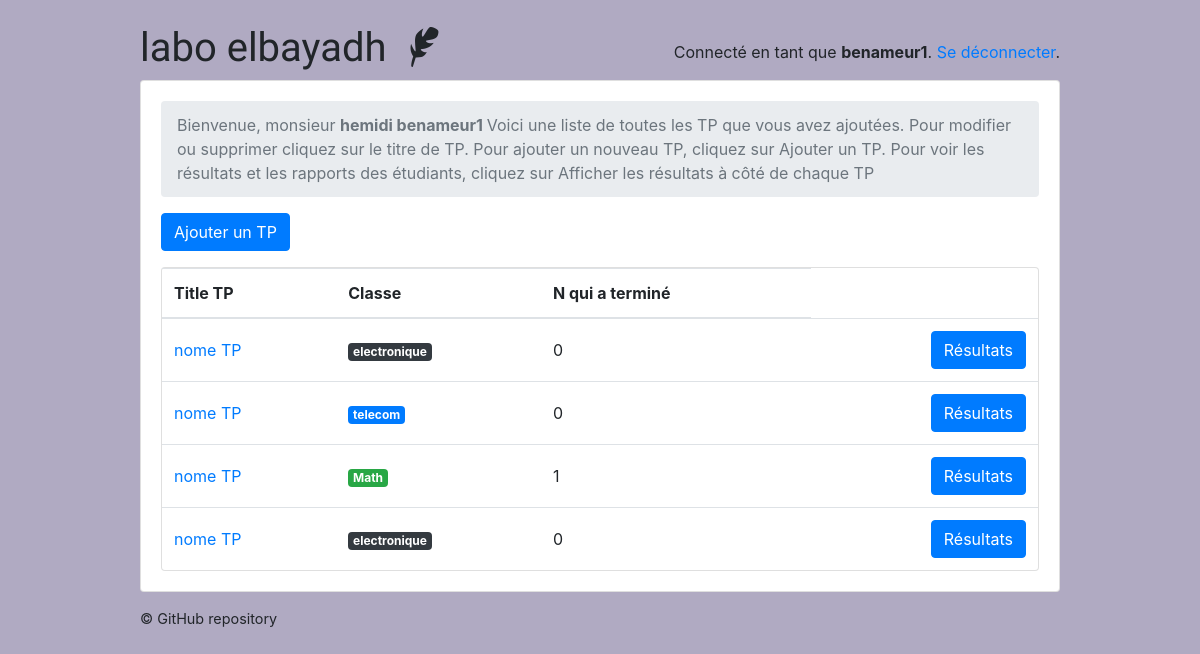
Before: /teachers/ (signed in) with the older database file.
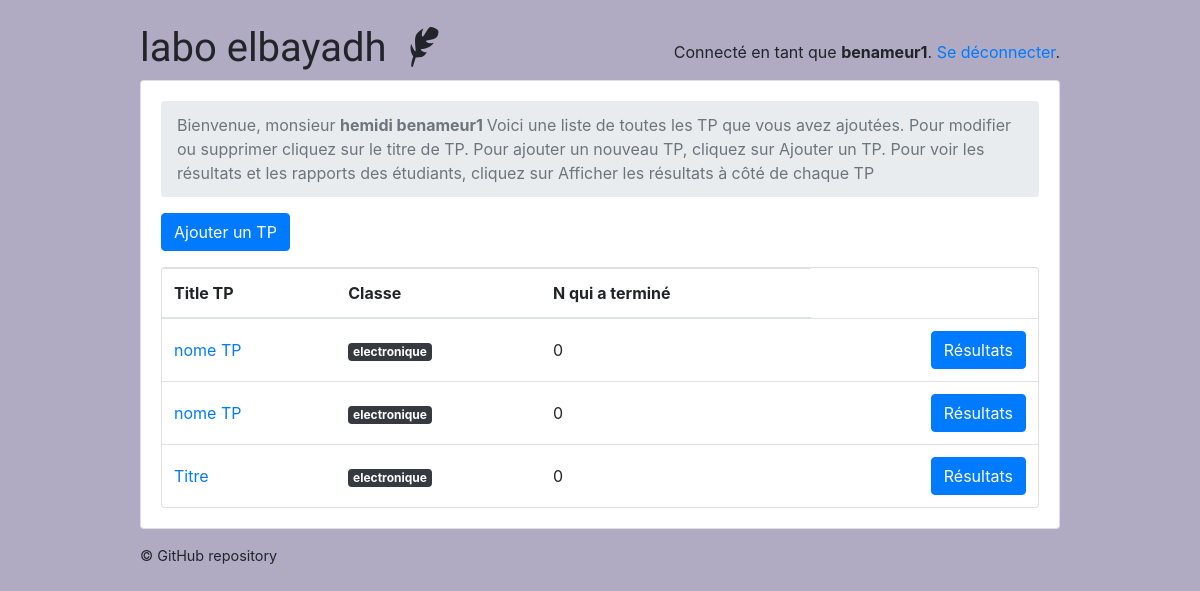
After: the same page with the newer database file.
### classroom/models.py (models this page shows, shortened)
class User(AbstractUser):
    is_student = models.BooleanField(default=False)
    is_teacher = models.BooleanField(default=False)
    date_of_birth = models.DateField(default='11/11/2111')
    EQUIRED_FIELDS = ['date_of_birth']

class Quiz(models.Model):
    owner = models.ForeignKey(User, on_delete=models.CASCADE, related_name='quizzes')
    name = models.CharField(max_length=255 , default='Titre' , verbose_name= 'Titre TP',)
    subject = models.ForeignKey(Subject, on_delete=models.CASCADE, related_name='quizzes', verbose_name= 'les filières',)
    type_tp_posible = (
        ('redressement et filtrage ', 'redressement et filtrage '),
        ('filtrage RC', 'filtrage RC'),
    )
    type_tp = models.CharField(max_length=500 ,choices=type_tp_posible , verbose_name= 'Type de circuit électrique')
    description = models.TextField( max_length=500 , verbose_name= 'Description de TP ')
    module = models.CharField(max_length=255, default='Matière' , verbose_name= 'Matière' )

class Subject(models.Model):
    name = models.CharField(max_length=30)
    color = models.CharField(max_length=7, default='#007bff')
    def get_html_badge(self):
        name = escape(self.name)
        color = escape(self.color)
        html = '<span class="badge badge-primary" style="background-color: %s">%s</span>' % (color, name)
        return mark_safe(html)

### classroom/views/teachers.py (the view)
# urls.py: path('', students.QuizListView.as_view(), name='quiz_list'),
@method_decorator([login_required, teacher_required], name='dispatch')
class QuizListView(ListView):
    model = Quiz
    ordering = ('name', )
    context_object_name = 'quizzes'
    template_name = 'classroom/teachers/quiz_change_list.html'
    def get_queryset(self):
        queryset = self.request.user.quizzes \
            .select_related('subject') \
            .annotate(questions_count=Count('questions', distinct=True)) \
            .annotate(taken_count=Count('taken_quizzes', distinct=True))
        return queryset

### classroom/templates/classroom/teachers/quiz_change_list.html
{% extends 'base.html' %}
{% block content %}
  <nav aria-label="breadcrumb">
    <ol class="breadcrumb">
      <li class="breadcrumb-item active" aria-current="page">Bienvenue, monsieur <strong> {{user.first_name  }} {{user.last_name}} </strong> Voici une liste de toutes les TP que vous avez ajoutées. Pour modifier ou supprimer cliquez sur le titre de TP. Pour ajouter un nouveau TP, cliquez sur Ajouter un TP.
 Pour voir les résultats et les rapports des étudiants, cliquez sur Afficher les résultats à côté de chaque TP</li>
    </ol>
  </nav>
  <a href="{% url 'teachers:quiz_add' %}" class="btn btn-primary mb-3" role="button">Ajouter un TP</a>
  <div class="card">
    <table class="table mb-0">
      <thead>
        <tr>
          <th>Title TP</th>
          <th>Classe</th>
          <th>N qui a terminé </th>
        </tr>
      </thead>
      <tbody>
        {% for quiz in quizzes %}
          <tr>
            <td class="align-middle"><a href="{% url 'teachers:quiz_change' quiz.pk %}">{{ quiz.name }}</a></td>
            <td class="align-middle">{{ quiz.subject.get_html_badge }}</td>
            <td class="align-middle">{{ quiz.taken_count }}</td>
            <td class="text-right">
              <a href="{% url 'teachers:quiz_results' quiz.pk %}" class="btn btn-primary">Résultats</a>
            </td>
          </tr>
        {% empty %}
          <tr>
            <td class="bg-light text-center font-italic" colspan="5">You haven't created any quiz yet.</td>
          </tr>
        {% endfor %}
      </tbody>
    </table>
  </div>
{% endblock %}

### templates/base.html (shortened to what this page needs)
{% load static %}<!doctype html>
<html lang="en">
  <head>
    <link rel="stylesheet" href="https://maxcdn.bootstrapcdn.com/bootstrap/4.0.0/css/bootstrap.min.css">
    <link rel="stylesheet" type="text/css" href="{% static 'vendor/fontello-2f186091/css/fontello.css' %}">
    <link rel="stylesheet" type="text/css" href="{% static 'css/app.css' %}">
    <link rel="stylesheet" type="text/css" href="{% static 'css/hemidi.css' %}">
    <link rel="stylesheet" type="text/css" href="{% static 'css/fl.css' %}">
    {% if user.is_authenticated and user.is_teacher %}
      <link rel="stylesheet" type="text/css" href="{% static 'css/teachers.css' %}">
    {% else %}
      <link rel="stylesheet" type="text/css" href="{% static 'css/students.css' %}">
    {% endif %}
  </head>
  <body>
    <div class="container my-4">
      <div class="row justify-content-center">
        <div class="col-md-10 col-sm-12">
          <div class="row">
            <div class="col-6">
              <h1 class="logo">
                <a href="{% url 'home' %}">
                  labo elbayadh
                  {% if user.is_authenticated %}
                    {% if user.is_teacher %}
                      <span class="icon-feather" data-toggle="tooltip" data-placement="right" title="Teacher profile"></span>
                    {% else %}
                      <span class="icon-graduation-cap" data-toggle="tooltip" data-placement="right" title="Student profile"></span>
                    {% endif %}
                  {% endif %}
                </a>
              </h1>
            </div>
            <div class="col-6 text-right">
              {% if user.is_authenticated %}
                <p class="pt-3">Connecté en tant que <strong>{{ user.last_name }}</strong>. <a href="{% url 'logout' %}">Se déconnecter</a>.</p>
              {% else %}
                <a href="{% url 'login' %}" class="btn btn-light" role="button">Log in</a>
                <a href="{% url 'signup' %}" class="btn btn-primary" role="button">Sign up</a>
              {% endif %}
            </div>
          </div>
          <div class="card mb-3">
            <div class="card-body">
              {% block content %}
              {% endblock %}
            </div>
          </div>
          <footer>
            <a href="https://github.com/hemid32/django_labo">© GitHub repository</a>
          </footer>
        </div>
      </div>
    </div>
  </body>
</html>

### static/css/app.css (style rules this page uses)
.logo { font-family: 'Clicker Script', cursive; }
.logo a { color: #212529; text-decoration: none; }
footer { font-size: .9rem; }
footer a { color: #212529; }

### static/css/teachers.css (style rules this page uses)
body { background-color: #b0aac2; }

Changed rows visible on the page:
removed Quiz: name "nome TP", subject.get_html_badge "telecom", taken_count "0"
removed Quiz: name "nome TP", subject.get_html_badge "Math", taken_count "1"
added Quiz: name "Titre", subject.get_html_badge "electronique", taken_count "0"
